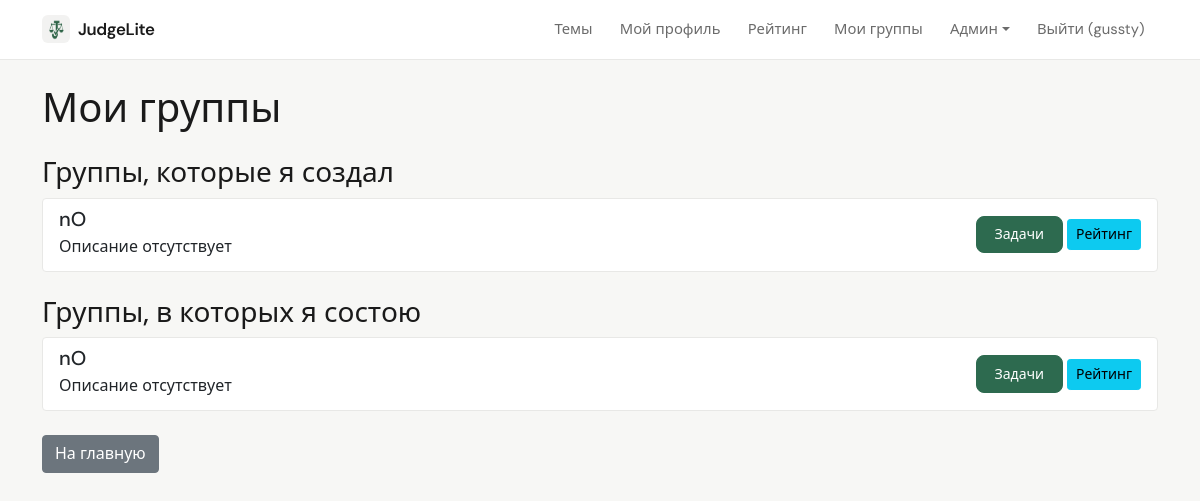
The page /my_groups (signed in) on the database its author committed.
### data/users.py (models this page shows, shortened)
class User(SqlAlchemyBase, UserMixin, SerializerMixin):
    __tablename__ = 'users'
    id = sqlalchemy.Column(sqlalchemy.Integer, primary_key=True, autoincrement=True)
    name = sqlalchemy.Column(sqlalchemy.String, nullable=True)
    about = sqlalchemy.Column(sqlalchemy.String, nullable=True)
    email = sqlalchemy.Column(sqlalchemy.String, index=True, unique=True, nullable=True)
    hashed_password = sqlalchemy.Column(sqlalchemy.String, nullable=True)
    created_date = sqlalchemy.Column(sqlalchemy.DateTime, default=datetime.datetime.now)
    is_admin = sqlalchemy.Column(sqlalchemy.Boolean, default=False)
    is_super_admin = sqlalchemy.Column(sqlalchemy.Boolean, default=False)
    avatar_filename = sqlalchemy.Column(sqlalchemy.String, nullable=True)  # новое поле
    submissions = orm.relationship("Submission", back_populates="user")

### data/groups.py (models this page shows)
class Group(SqlAlchemyBase):
    __tablename__ = 'groups'
    id = sqlalchemy.Column(sqlalchemy.Integer, primary_key=True, autoincrement=True)
    name = sqlalchemy.Column(sqlalchemy.String, nullable=False)
    description = sqlalchemy.Column(sqlalchemy.Text, nullable=True)
    created_by = sqlalchemy.Column(sqlalchemy.Integer, sqlalchemy.ForeignKey("users.id"), nullable=False)
    created_at = sqlalchemy.Column(sqlalchemy.DateTime, default=datetime.datetime.now)
    members = orm.relationship("GroupMember", back_populates="group", cascade="all, delete-orphan")
    tasks = orm.relationship("GroupTask", back_populates="group", cascade="all, delete-orphan")

### app.py (the view)
@app.route('/my_groups')
@login_required
def my_groups():
    with db_session.session_scope() as session:
        member_of = session.query(GroupMember).filter(GroupMember.user_id == current_user.id).all()
        groups = [session.query(Group).get(m.group_id) for m in member_of]
        owned_groups = session.query(Group).filter(Group.created_by == current_user.id).all()
        return render_template('my_groups.html', groups=groups, owned_groups=owned_groups)

### app.py (called while the page is built)
@login_manager.user_loader
def load_user(user_id):
    session = db_session.create_session()
    user = session.get(User, int(user_id))
    if user:
        _ = user.is_admin
        _ = user.is_super_admin
    session.close()
    return user

@app.context_processor
def inject_user():
    return dict(current_user=current_user)

### data/db_session.py (called while the page is built)
def create_session() -> Session:
    global __factory
    return __factory()

@contextmanager
def session_scope():
    session = create_session()
    try:
        yield session
        session.commit()
    except Exception:
        session.rollback()
        raise
    finally:
        session.close()

### templates/my_groups.html
{% extends "base.html" %}
{% block content %}
<h1>Мои группы</h1>
{% if owned_groups %}
<h3 class="mt-4">Группы, которые я создал</h3>
<div class="list-group mb-4">
    {% for group in owned_groups %}
    <div class="list-group-item">
        <div class="d-flex w-100 justify-content-between align-items-center">
            <div>
                <h5 class="mb-1">{{ group.name }}</h5>
                <p class="mb-1">{{ group.description or 'Описание отсутствует' }}</p>
            </div>
            <div>
                <a href="{{ url_for('group_tasks_list', group_id=group.id) }}" class="btn btn-sm btn-primary">Задачи</a>
                <a href="{{ url_for('group_rating', group_id=group.id) }}" class="btn btn-sm btn-info">Рейтинг</a>
            </div>
        </div>
    </div>
    {% endfor %}
</div>
{% endif %}
{% if groups %}
<h3>Группы, в которых я состою</h3>
<div class="list-group">
    {% for group in groups %}
    <div class="list-group-item">
        <div class="d-flex w-100 justify-content-between align-items-center">
            <div>
                <h5 class="mb-1">{{ group.name }}</h5>
                <p class="mb-1">{{ group.description or 'Описание отсутствует' }}</p>
            </div>
            <div>
                <a href="{{ url_for('group_tasks_list', group_id=group.id) }}" class="btn btn-sm btn-primary">Задачи</a>
                <a href="{{ url_for('group_rating', group_id=group.id) }}" class="btn btn-sm btn-info">Рейтинг</a>
            </div>
        </div>
    </div>
    {% endfor %}
</div>
{% else %}
<div class="alert alert-info mt-3">
    Вы пока не состоите ни в одной группе. Обратитесь к учителю, чтобы он добавил вас.
</div>
{% endif %}
<a href="{{ url_for('index') }}" class="btn btn-secondary mt-4">На главную</a>
{% endblock %}

### templates/base.html (shortened to what this page needs)
<!doctype html>
<html lang="ru">
<head>
    <link href="https://cdn.jsdelivr.net/npm/bootstrap@5.0.2/dist/css/bootstrap.min.css" rel="stylesheet">
    <link href="{{ url_for('static', filename='app.css') }}" rel="stylesheet">
</head>
<body class="app-body {% block body_class %}{% endblock %}">
    <nav class="navbar navbar-expand-lg app-navbar">
        <div class="container">
            <a class="navbar-brand d-flex align-items-center gap-2" href="{{ url_for('index') }}">
                <img src="{{ url_for('static', filename='judgelite-mark.png') }}" alt="" class="app-brand-mark" width="28" height="28">
                <span>JudgeLite</span>
            </a>
            <div class="collapse navbar-collapse" id="navbarNav">
                <ul class="navbar-nav ms-auto">
                    <li class="nav-item"><a class="nav-link" href="{{ url_for('topics_list') }}">Темы</a></li>
                    {% if current_user.is_authenticated %}
                        <li class="nav-item"><a class="nav-link" href="{{ url_for('profile') }}">Мой профиль</a></li>
                        <li class="nav-item"><a class="nav-link" href="{{ url_for('rating') }}">Рейтинг</a></li>
                        <li class="nav-item"><a class="nav-link" href="{{ url_for('my_groups') }}">Мои группы</a></li>
                        {% if current_user.is_admin %}
                            <li class="nav-item dropdown">
                                <a class="nav-link dropdown-toggle" href="#" id="adminDropdown" role="button" data-bs-toggle="dropdown">Админ</a>
                            </li>
                        {% endif %}
                        <li class="nav-item"><a class="nav-link" href="{{ url_for('logout') }}">Выйти ({{ current_user.name }})</a></li>
                    {% else %}
                        <li class="nav-item"><a class="nav-link" href="{{ url_for('login') }}">Войти</a></li>
                        <li class="nav-item"><a class="nav-link" href="{{ url_for('register') }}">Регистрация</a></li>
                    {% endif %}
                </ul>
            </div>
        </div>
    </nav>
    <div class="container mt-4" style="padding-bottom: 80px;">
        {% block content %}{% endblock %}
    </div>
</body>
</html>

### static/app.css (style rules this page uses)
:root { --app-bg: #f7f7f5; --app-surface: #ffffff; --app-text: #1a1a1a; --app-muted: #6b6b6b; --app-border: #e8e8e6; --app-accent: #2d6a4f; --app-accent-hover: #1b4332; --app-radius: 10px; --app-font: "DM Sans", system-ui, -apple-system, "Segoe UI", Roboto, sans-serif; --chart-grid: rgba(0, 0, 0, 0.06); --chart-muted: #6b6b6b; --chart-donut-border: #ffffff; }
.app-brand-mark { border-radius: 6px; flex-shrink: 0; }
.app-body { font-family: var(--app-font); background-color: var(--app-bg); color: var(--app-text); min-height: 100vh; -webkit-font-smoothing: antialiased; }
.app-body .container.mt-4 { padding-bottom: 5rem !important; }
.app-navbar { background: var(--app-surface) !important; border-bottom: 1px solid var(--app-border) !important; padding-top: 0.65rem; padding-bottom: 0.65rem; }
.app-navbar .navbar-brand { font-weight: 600; letter-spacing: -0.02em; color: var(--app-text) !important; font-size: 1.05rem; }
.app-navbar .nav-link { color: var(--app-muted) !important; font-size: 0.925rem; padding: 0.5rem 0.85rem !important; border-radius: 6px; transition: color 0.15s ease, background 0.15s ease; }
.app-body .btn-primary { background-color: var(--app-accent); border-color: var(--app-accent); font-weight: 500; border-radius: 8px; padding: 0.45rem 1.1rem; }
.app-body .list-group-item { border-color: var(--app-border); }

### rows shown on the page
User: name "gussty"
Group: name "nO", description "Описание отсутствует"
